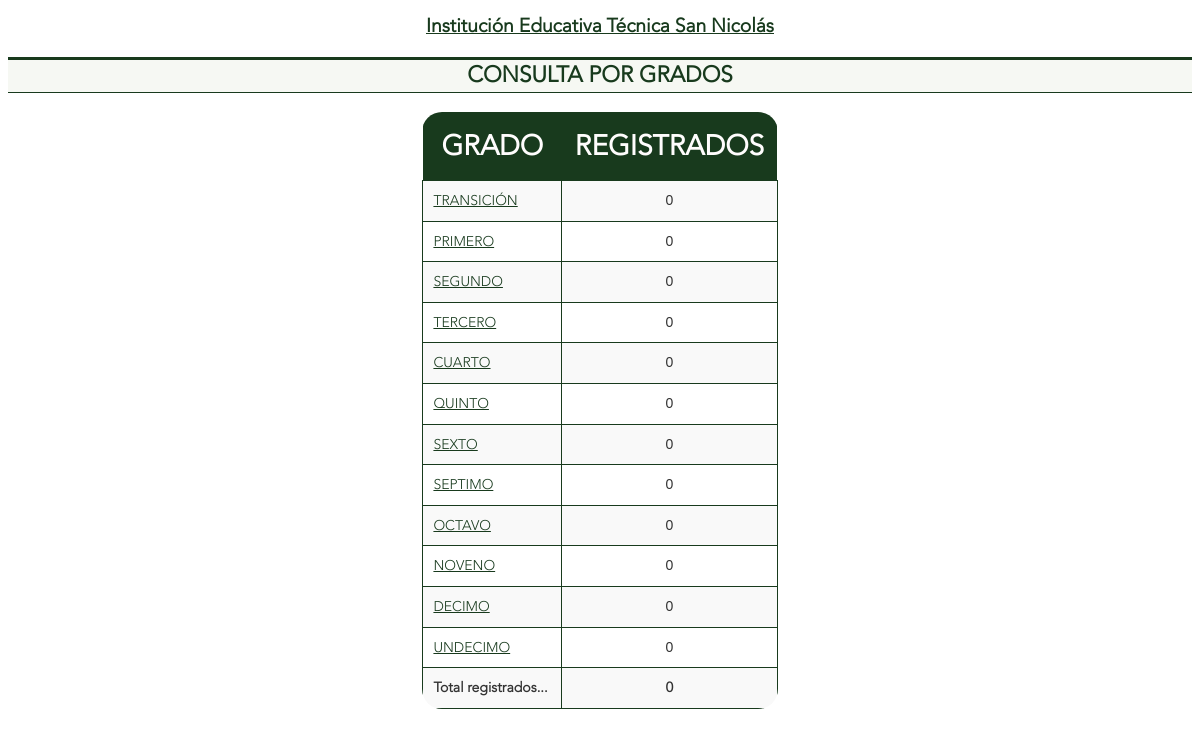
Page /administrador/general.php (signed in) on the committed database.
### tables this page shows
CREATE TABLE IF NOT EXISTS `general` (
  `id` int(11) NOT NULL AUTO_INCREMENT,
  `institucion` varchar(100) NOT NULL,
  `descripcion` varchar(100) NOT NULL,
  `activo` varchar(1) NOT NULL,
  `clave` varchar(1) NOT NULL,
  PRIMARY KEY (`id`)
);

CREATE TABLE IF NOT EXISTS `grados` (
  `id` int(11) NOT NULL AUTO_INCREMENT,
  `grado` varchar(15) NOT NULL,
  PRIMARY KEY (`id`)
);

### administrador/general.php (the view, shortened to what this page needs)
<?php
$link=conectarse();
$estado=mysqli_query($link, "select * from general");
$leer= mysqli_fetch_array($estado);
if(isset($_COOKIE['VotaDatAdmin'])) {
	echo '<!DOCTYPE html PUBLIC "-//W3C//DTD XHTML 1.0 Transitional//EN" "http://www.w3.org/TR/xhtml1/DTD/xhtml1-transitional.dtd">';
	echo '<html>';
	echo '<head>	<meta charset="UTF-8"><link rel="icon" href="./../iconos/EscudoColegio.png" type="image/png">
';
	echo '<link href="../estilo.css
" rel="stylesheet" type="text/css" />';
	echo '</head>';
	echo '<body>';
	echo '<h1>'.$leer['institucion'].'</h1>';
	echo '<h2>CONSULTA POR GRADOS</h2>';
	echo '<div align="center">';
	echo '<table>';
	echo '<thead><tr><th>GRADO</th><th>REGISTRADOS</th></tr></thead>';
	$ContReg=0;
	$resp=mysqli_query($link, "select * from grados");
	while($row = mysqli_fetch_array($resp)) {
		$resp2=mysqli_query($link, sprintf("select count(estudiantes.id) from estudiantes where grado=%d",$row['id']));
		$row2 = mysqli_fetch_array($resp2);
		echo '<tr>';
		echo '<td><a href="consulta.php?id='.$row['id'].'" title="Clic para consultar '.$row['grado'].'">'.$row['grado'].'</a></td>';
		echo '<td class="cen">'.$row2[0].'</td></tr>';
		$ContReg=$ContReg+$row2[0];
	}
		echo '<tr>';
		echo '<td><strong>Total registrados...</strong></td>';
		echo '<td class="cen"><strong>'.$ContReg.'</strong></td></tr>';
		echo '</table>';
		echo '</div>';
	echo '</body>';
	echo '</html>';
}
else {
        include_once("encabezado.html");
        echo '<table>';
        echo '<tr><td class="cen"><strong>Su sesión ha finalizado, por favor vuelva a ingresar al sistema</strong></td></tr>';
        echo '</table></div></body></html>';
}
?>

### estilo.css (style rules this page uses)
* { font-family: Avenir; }
a:link, a:visited { color: #183a1d; font-family: Avenir; }
h1 { color: #183a1d; font-size: 1em; font-family: Avenir; text-decoration: underline; text-align: center; font-size: larger; }
h2 { color: #183a1d; text-align: center; font-size: 1.4em; border-top: 3px solid #183a1d; border-bottom: 1px solid #183a1d; background-color: #F6F8F3; padding: 0 20px 2px 20px; font-family: Avenir; }
table { margin: 0 auto; text-align: left; width: 30%; border-collapse: collapse; border: none; border-radius: 20px; overflow: hidden; }
thead th { background-color: #183a1d; color: #fffdfd; font-size: 28px; font-weight: bold; padding: 15px 10px; text-align: center; }
tbody tr:nth-child(odd) { background-color: #f9f9f9; }
tbody th, tbody td { font-size: 14px; font-family: 'Arial', sans-serif; color: #333; padding: 10px; border: 1px solid #183a1d; text-align: justify; }
.cen { text-align: center; transition: all 0.3s ease-in; }
tbody th, td { font-size: 0.8em; line-height: 1.4em; font-family: Avenir; color: #000; padding: 10px 7px; border-top: 1px solid #ffc400bb; border-right: 1px solid #DDDDDD; text-align: justify; }
:root { accent-color: #183a1d; }

### rows in the picture
general: institucion "Institución Educativa Técnica San Nicolás"
grados: grado "TRANSICIÓN", row2 "0"
grados: grado "PRIMERO", row2 "0"
grados: grado "SEGUNDO", row2 "0"
grados: grado "TERCERO", row2 "0"
grados: grado "CUARTO", row2 "0"
grados: grado "QUINTO", row2 "0"
grados: grado "SEXTO", row2 "0"
grados: grado "SEPTIMO", row2 "0"
grados: grado "OCTAVO", row2 "0"
grados: grado "NOVENO", row2 "0"
grados: grado "DECIMO", row2 "0"
grados: grado "UNDECIMO", row2 "0"

### other values in the picture
$ContReg "0"
